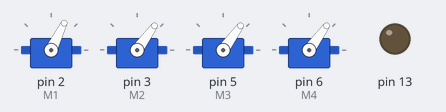
The sketch below on a simulated Arduino Uno, built with avr-gcc and run on an emulated ATmega328P. Shown: 4 × servo, output pins drawn as LEDs (lit = HIGH).

Above: at 6.05 s.
At 12.35 s:
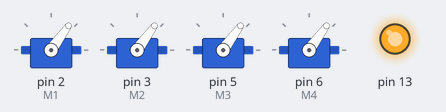
Timing chart, 0 to 14.3 s (numbered marks = the images above):
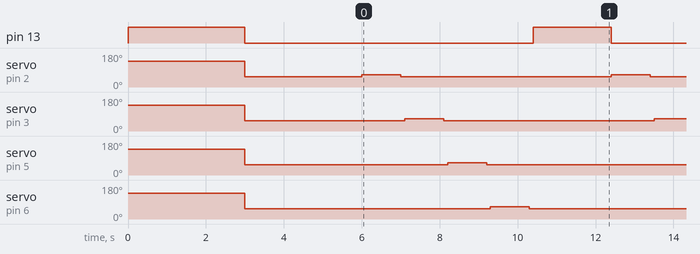

The sketch:

ESCCalibrations.ino
```cpp
#include <Servo.h>

// #define AeroquadUnov1.8
#define AeroquadMegav2.1
// #define APMMicro

#define TOPTH 1950
#define BOTTH 1100
#define TESTTH 1200

#ifdef AeroquadMegav2.1

#define M1 2
#define M2 3
#define M3 5
#define M4 6

#endif

#ifdef AeroquadUnov1.8

#define M1 3
#define M2 9
#define M3 10
#define M4 11

#endif

#ifdef APMMicro

#define M1 12
#define M2 11
#define M3 8
#define M4 7

#endif

Servo motor1;
Servo motor2;
Servo motor3;
Servo motor4;

void setup() {
  // put your setup code here, to run once:
  pinMode(13, OUTPUT);

  motor1.attach(M1);
  motor2.attach(M2);
  motor3.attach(M3);
  motor4.attach(M4);

  motor1.writeMicroseconds(TOPTH);
  motor2.writeMicroseconds(TOPTH);
  motor3.writeMicroseconds(TOPTH);
  motor4.writeMicroseconds(TOPTH);

  digitalWrite(13, HIGH);
  delay(3000);
  digitalWrite(13, LOW);

  motor1.writeMicroseconds(BOTTH);
  motor2.writeMicroseconds(BOTTH);
  motor3.writeMicroseconds(BOTTH);
  motor4.writeMicroseconds(BOTTH);

  delay(3000);

}

void loop() {
  // put your main code here, to run repeatedly:
  motor1.writeMicroseconds(TESTTH);
  delay(1000);
  motor1.writeMicroseconds(BOTTH);
  delay(100);
  motor2.writeMicroseconds(TESTTH);
  delay(1000);
  motor2.writeMicroseconds(BOTTH);
  delay(100);
  motor3.writeMicroseconds(TESTTH);
  delay(1000);
  motor3.writeMicroseconds(BOTTH);
  delay(100);
  motor4.writeMicroseconds(TESTTH);
  delay(1000);
  motor4.writeMicroseconds(BOTTH);
  delay(100);

  digitalWrite(13, HIGH);
  delay(2000);
  digitalWrite(13, LOW);
}

#ifndef M1

#error No Device Chosen

#endif

#ifdef AeroquadMegav2.1

#ifdef AeroquadUnov1.8
#error Too Many Devices
#endif

#ifdef APMMicro
#error Too Many Devices
#endif

#endif
//(#ifdef AeroquadMegav2.1 && #ifdef APMMicro) ||
//(#ifdef AeroquadUnov1.8 && #ifdef APMMicro)
```

Measured:
- by itself, pin 13: repeats every 6.4 s: HIGH 2.0 s, LOW 4.4 s
- by itself, servo on pin 2 (M1), servo on pin 3 (M2), servo on pin 6 (M4): repeats every 6.4 s: 64° 1.0 s, 54° 5.4 s
- by itself, servo on pin 5 (M3): alternates 64° for 1.0 s and 54° for 5.4 s
